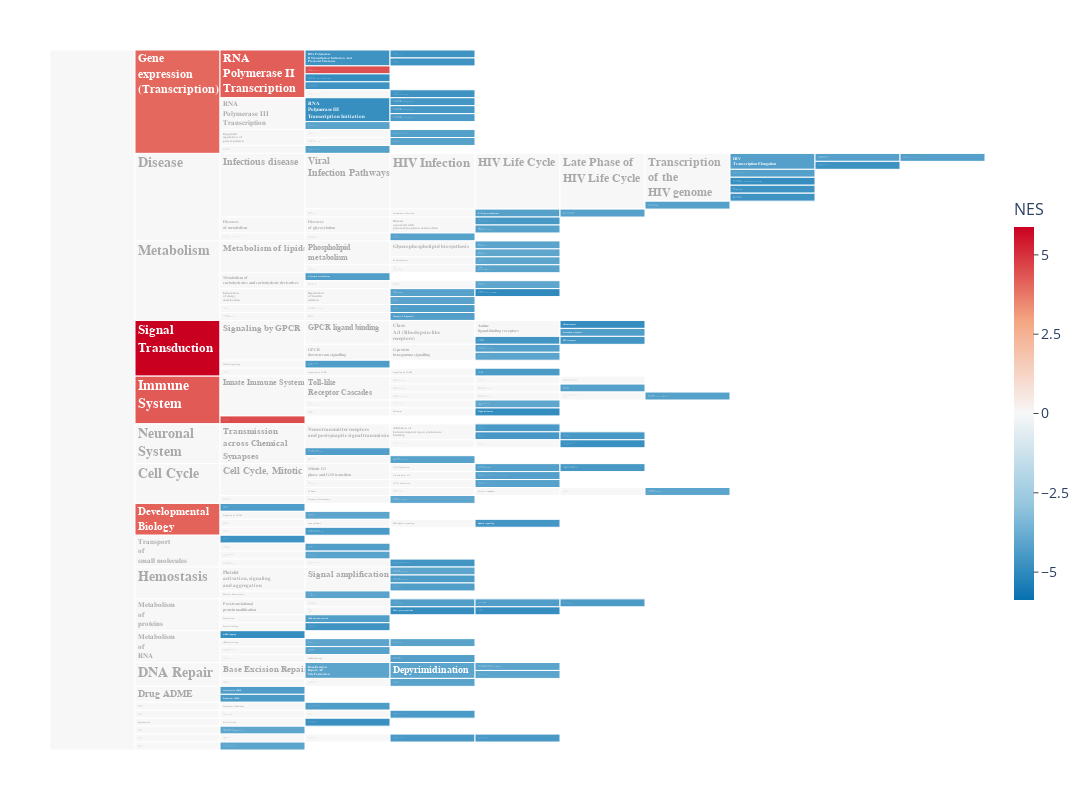

The notebook cell saved with this chart:
### Code cell
fig3 = plot_flame_horizontal(pathway_hieararchy_gsea_001_full, width=1100, height=800)
fig3.show()

### Figure 1 — Plotly figure (JSON) as saved in the notebook; plotly's stock layout.template omitted (floating-point values rounded to 4 significant figures; data arrays with more than 128 entries replaced by an {"elided": "..."} marker saying what was removed)
{"data": [{"branchvalues": "total", "customdata": {"elided": "232x1 str values"}, "domain": {"x": [0, 1], "y": [0, 1]}, "hovertemplate": "<b>%{customdata[0]}</b><br>NES: %{color:.2f}<extra></extra>", "ids": {"elided": "232 str values"}, "labels": {"elided": "232 str values"}, "marker": {"coloraxis": "coloraxis", "colors": {"elided": "232 float values"}}, "name": "", "parents": {"elided": "232 str values"}, "textfont": {"color": {"elided": "232 str values"}, "family": "Arial", "size": 14}, "textinfo": "label", "texttemplate": "<b>%{label}</b>", "tiling": {"orientation": "h"}, "type": "icicle"}], "layout": {"coloraxis": {"cmid": 0, "colorbar": {"len": 0.6, "thickness": 20, "tickfont": {"size": 14}, "ticks": "outside", "tickvals": [-5, -2.5, 0, 2.5, 5], "title": {"font": {"size": 16}, "text": "NES"}}, "colorscale": [[0, "#0571b0"], [0.25, "#92c5de"], [0.5, "#f7f7f7"], [0.75, "#f4a582"], [1, "#ca0020"]]}, "font": {"size": 14}, "height": 800, "legend": {"tracegroupgap": 0}, "margin": {"b": 50, "l": 50, "r": 50, "t": 50}, "width": 1100}}
